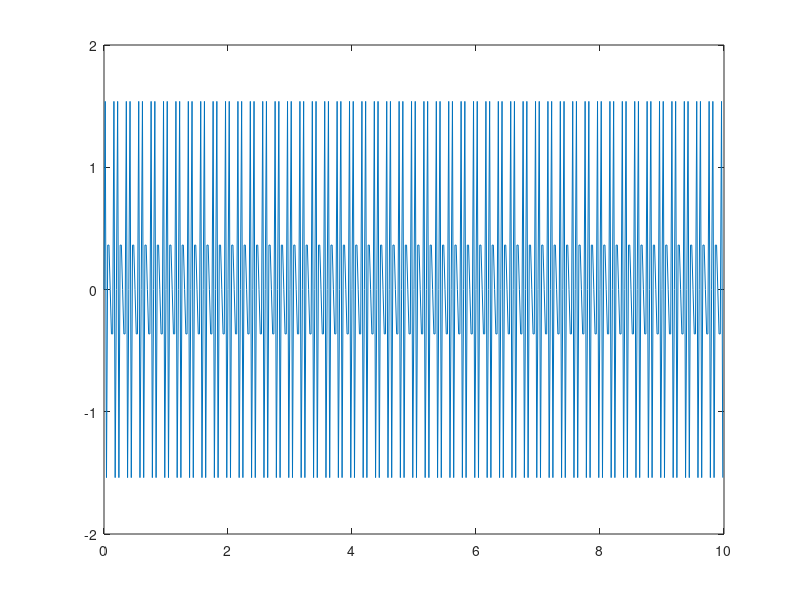
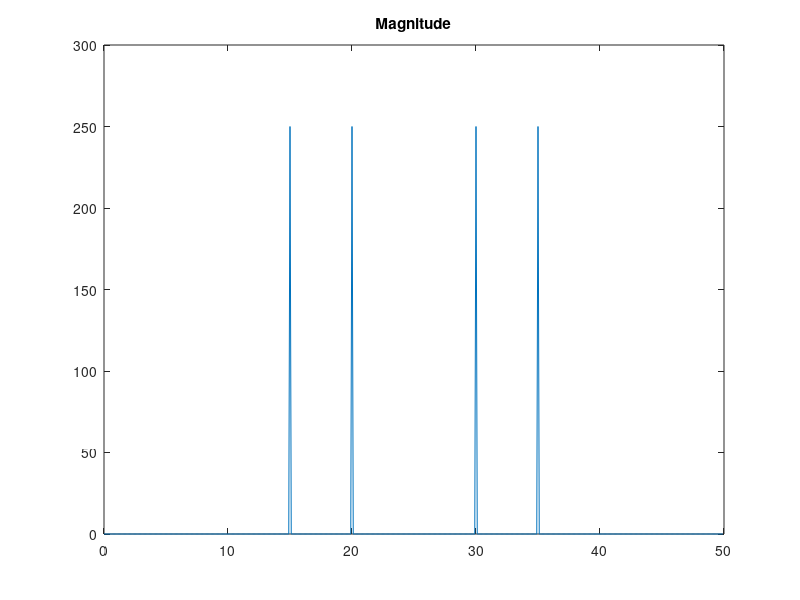
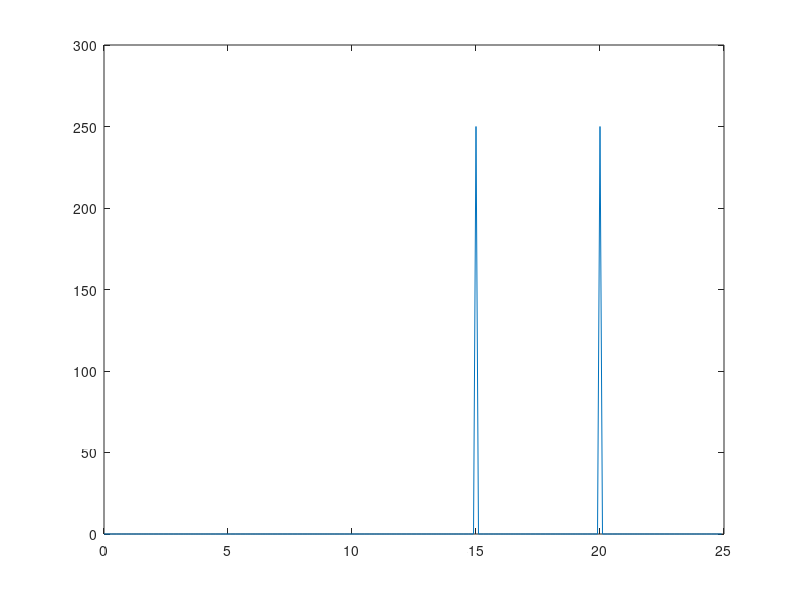

MATLAB code to generate these figures, in order:
%% 预处理
clc,clf,clear;
%% 两个频率分别为15HZ 和 20HZ 的正弦信号[1]
Fs=50;%采样率
f1=15;
f2=20;
t = 0:1/Fs:10-1/Fs; %500个点
x = sin(2*pi*f1*t) + sin(2*pi*f2*t);
figure;
plot(t,x);
y = fft(x); 
%将横坐标转化，显示为频率f= n*(fs/N)
f = (0:length(y)-1)*Fs/length(y);
figure;
plot(f,abs(y));
title('Magnitude');
%该变换还会生成尖峰的镜像副本，该副本对应于信号的负频率。
%为了更好地以可视化方式呈现周期性，可以使用 fftshift 函数对变换执行以零为中心的循环平移。
n = length(x);                         
fshift = (0:n/2-1)*(Fs/n);
yshift = fftshift(y);
figure;
fft_abs = abs(yshift);
plot(fshift,fft_abs(251:500));
